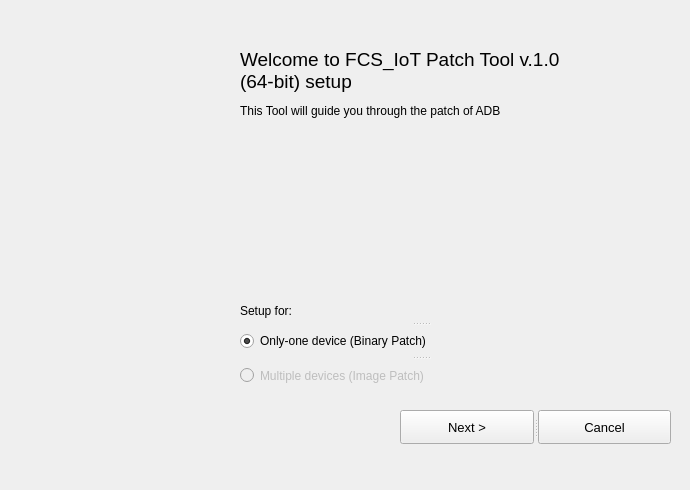
<?xml version="1.0" encoding="UTF-8"?>
<ui version="4.0">
 <class>MainWindow</class>
 <widget class="QMainWindow" name="MainWindow">
  <property name="geometry">
   <rect>
    <x>0</x>
    <y>0</y>
    <width>690</width>
    <height>490</height>
   </rect>
  </property>
  <property name="minimumSize">
   <size>
    <width>690</width>
    <height>490</height>
   </size>
  </property>
  <property name="maximumSize">
   <size>
    <width>690</width>
    <height>490</height>
   </size>
  </property>
  <property name="font">
   <font>
    <pointsize>10</pointsize>
   </font>
  </property>
  <property name="windowTitle">
   <string>FCS_IoT Patch Tool v.1.0</string>
  </property>
  <property name="ri" stdset="0">
   <pixmap/>
  </property>
  <widget class="QWidget" name="centralwidget">
   <widget class="QLabel" name="label_3">
    <property name="geometry">
     <rect>
      <x>240</x>
      <y>40</y>
      <width>431</width>
      <height>61</height>
     </rect>
    </property>
    <property name="font">
     <font>
      <family>Arial</family>
      <pointsize>14</pointsize>
      <weight>9</weight>
      <italic>false</italic>
      <bold>false</bold>
     </font>
    </property>
    <property name="styleSheet">
     <string notr="true">font: 75 14pt &quot;Arial&quot;;</string>
    </property>
    <property name="text">
     <string>Welcome to FCS_IoT Patch Tool v.1.0 
(64-bit) setup</string>
    </property>
    <property name="alignment">
     <set>Qt::AlignLeading|Qt::AlignLeft|Qt::AlignVCenter</set>
    </property>
   </widget>
   <widget class="QLabel" name="label_4">
    <property name="geometry">
     <rect>
      <x>240</x>
      <y>90</y>
      <width>331</width>
      <height>41</height>
     </rect>
    </property>
    <property name="font">
     <font>
      <family>Arial</family>
      <pointsize>9</pointsize>
      <weight>50</weight>
      <italic>false</italic>
      <bold>false</bold>
      <kerning>true</kerning>
     </font>
    </property>
    <property name="styleSheet">
     <string notr="true">font: 9pt &quot;Arial&quot;;</string>
    </property>
    <property name="text">
     <string>This Tool will guide you through the patch of ADB</string>
    </property>
    <property name="alignment">
     <set>Qt::AlignLeading|Qt::AlignLeft|Qt::AlignVCenter</set>
    </property>
   </widget>
   <widget class="QSplitter" name="splitter">
    <property name="geometry">
     <rect>
      <x>240</x>
      <y>300</y>
      <width>361</width>
      <height>91</height>
     </rect>
    </property>
    <property name="orientation">
     <enum>Qt::Vertical</enum>
    </property>
    <widget class="QLabel" name="label_2">
     <property name="font">
      <font>
       <family>Arial</family>
       <pointsize>9</pointsize>
       <weight>50</weight>
       <italic>false</italic>
       <bold>false</bold>
      </font>
     </property>
     <property name="styleSheet">
      <string notr="true">font: 9pt &quot;Arial&quot;;</string>
     </property>
     <property name="text">
      <string>Setup for:</string>
     </property>
    </widget>
    <widget class="QRadioButton" name="radio1">
     <property name="font">
      <font>
       <family>Arial</family>
       <pointsize>9</pointsize>
       <weight>50</weight>
       <italic>false</italic>
       <bold>false</bold>
      </font>
     </property>
     <property name="styleSheet">
      <string notr="true">font: 9pt &quot;Arial&quot;;</string>
     </property>
     <property name="text">
      <string>Only-one device (Binary Patch)</string>
     </property>
     <property name="checked">
      <bool>true</bool>
     </property>
    </widget>
    <widget class="QRadioButton" name="radio2">
     <property name="enabled">
      <bool>false</bool>
     </property>
     <property name="font">
      <font>
       <family>Arial</family>
       <pointsize>9</pointsize>
       <weight>50</weight>
       <italic>false</italic>
       <bold>false</bold>
      </font>
     </property>
     <property name="styleSheet">
      <string notr="true">font: 9pt &quot;Arial&quot;;</string>
     </property>
     <property name="text">
      <string>Multiple devices (Image Patch)</string>
     </property>
    </widget>
   </widget>
   <widget class="QSplitter" name="splitter_2">
    <property name="geometry">
     <rect>
      <x>400</x>
      <y>410</y>
      <width>271</width>
      <height>34</height>
     </rect>
    </property>
    <property name="orientation">
     <enum>Qt::Horizontal</enum>
    </property>
    <widget class="QPushButton" name="btn_next">
     <property name="styleSheet">
      <string notr="true">font: 9pt &quot;Arial&quot;;</string>
     </property>
     <property name="text">
      <string>Next &gt;</string>
     </property>
    </widget>
    <widget class="QPushButton" name="btn_quit">
     <property name="styleSheet">
      <string notr="true">font: 9pt &quot;Arial&quot;;</string>
     </property>
     <property name="text">
      <string>Cancel</string>
     </property>
    </widget>
   </widget>
   <widget class="QLabel" name="label_logo">
    <property name="geometry">
     <rect>
      <x>0</x>
      <y>0</y>
      <width>231</width>
      <height>491</height>
     </rect>
    </property>
    <property name="text">
     <string>&lt;html&gt;&lt;head/&gt;&lt;body&gt;&lt;p&gt;&lt;img src=&quot;:/newPrefix/FCS_IoT main logo.jpg&quot;/&gt;&lt;/p&gt;&lt;/body&gt;&lt;/html&gt;</string>
    </property>
   </widget>
   <widget class="QLabel" name="label_5">
    <property name="geometry">
     <rect>
      <x>230</x>
      <y>450</y>
      <width>461</width>
      <height>34</height>
     </rect>
    </property>
    <property name="font">
     <font>
      <family>Arial</family>
      <pointsize>8</pointsize>
      <weight>50</weight>
      <italic>false</italic>
      <bold>false</bold>
     </font>
    </property>
    <property name="styleSheet">
     <string notr="true">font: 8pt &quot;Arial&quot;;</string>
    </property>
    <property name="text">
     <string>&lt;Copyright 2020. KITRI BOB 9th FCS_IoT. All rights reserved.&gt;</string>
    </property>
    <property name="alignment">
     <set>Qt::AlignLeading|Qt::AlignLeft|Qt::AlignVCenter</set>
    </property>
   </widget>
  </widget>
 </widget>
 <resources/>
 <connections/>
</ui>
